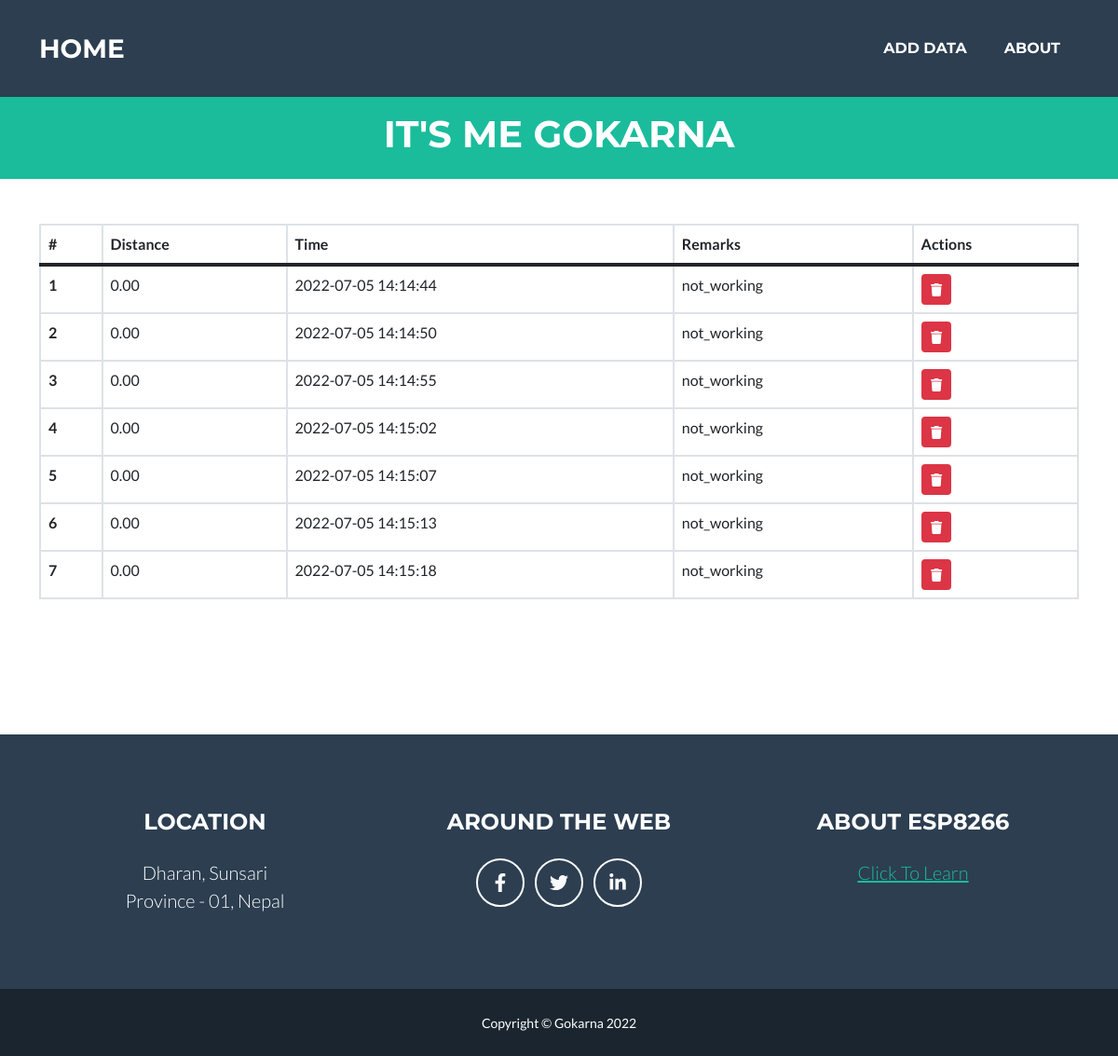
The page / on the database its author committed.
### tables this page shows
CREATE TABLE `distance_data` (
  `id` int(11) NOT NULL,
  `distance` decimal(10,2) NOT NULL,
  `timestamp` timestamp NOT NULL DEFAULT current_timestamp() ON UPDATE current_timestamp(),
  `remarks` varchar(192) NOT NULL
);

### index.php (the view, shortened to what this page needs)
<?php
    include("config.php");
    include("header.php");
?>
        <section class="page-section" id="contact">
            <div class="container table-responsive">
                <table class="table table-bordered">
                    <thead>
                        <tr>
                        <th scope="col">#</th>
                        <th scope="col">Distance</th>
                        <th scope="col">Time</th>
                        <th scope="col">Remarks</th>
                        <th scope="col">Actions</th>
                        </tr>
                    </thead>
                    <tbody>
                        <?php
                            $result = $con->query("SELECT * FROM distance_data;");
                            $count = 1;
                            while($distance = mysqli_fetch_array($result))
                            {
                                echo '<tr>';
                                echo '<th scope="row">'.$count++.'</th>';
                                echo '<td>'.$distance['distance'].'</td>';
                                echo '<td>'.$distance['timestamp'].'</td>';
                                echo '<td>'.$distance['remarks'].'</td>';
                                echo '<td>';
                                echo "<a class='btn btn-danger btn-sm' href=\"index.php?delete=".$distance['id']."\" OnClick=\"return confirm('Are You Sure?');\"><i class='fa fa-trash'></i></a>";
                                echo '</td>';
                                echo '</tr>';
                            }
                        ?>
                    </tbody>
                </table>
            </div>
        </section>
        <?php include("footer.php"); ?>

### header.php (shortened to what this page needs)
<!DOCTYPE html>
<html lang="en">
    <head>
        <link href="css/styles.css" rel="stylesheet" />
    </head>
    <body id="page-top">
        <nav class="navbar navbar-expand-lg bg-secondary text-uppercase fixed-top" id="mainNav">
            <div class="container">
                <a class="navbar-brand" href="index.php">Home</a>
                <div class="collapse navbar-collapse" id="navbarResponsive">
                    <ul class="navbar-nav ms-auto">
                        <li class="nav-item mx-0 mx-lg-1"><a class="nav-link py-3 px-0 px-lg-3 rounded" href="insert.php">Add Data</a></li>
                        <li class="nav-item mx-0 mx-lg-1"><a class="nav-link py-3 px-0 px-lg-3 rounded" href="#about">About</a></li>
                    </ul>
                </div>
            </div>
        </nav>
        <header class="masthead bg-primary text-white text-center">
            <h1> IT'S ME GOKARNA </h1>
        </header>

### footer.php (shortened to what this page needs)
<footer class="footer text-center">
            <div class="container">
                <div class="row">
                    <div class="col-lg-4 mb-5 mb-lg-0">
                        <h4 class="text-uppercase mb-4">Location</h4>
                        <p class="lead mb-0">
                            Dharan, Sunsari
                            <br />
                            Province - 01, Nepal
                        </p>
                    </div>
                    <div class="col-lg-4 mb-5 mb-lg-0">
                        <h4 class="text-uppercase mb-4">Around the Web</h4>
                        <a class="btn btn-outline-light btn-social mx-1" href="https://www.facebook.com/gokarna.baskota.1"><i class="fab fa-fw fa-facebook-f"></i></a>
                        <a class="btn btn-outline-light btn-social mx-1" href="https://twitter.com/GokarnaBaskota"><i class="fab fa-fw fa-twitter"></i></a>
                        <a class="btn btn-outline-light btn-social mx-1" href="https://www.linkedin.com/in/gokarna-baskota/"><i class="fab fa-fw fa-linkedin-in"></i></a>
                    </div>
                    <div class="col-lg-4">
                        <h4 class="text-uppercase mb-4">About ESP8266</h4>
                        <p class="lead mb-0">
                            <a href="https://www.espressif.com/en/products/socs/esp8266">Click To Learn</a>
                        </p>
                    </div>
                </div>
            </div>
        </footer>
        <div class="copyright py-4 text-center text-white">
            <div class="container"><small>Copyright &copy; Gokarna 2022</small></div>
        </div>
    </body>
</html>

### rows shown on the page
distance_data: distance "0.00", timestamp "2022-07-05 14:14:44", remarks "not_working"
distance_data: distance "0.00", timestamp "2022-07-05 14:14:50", remarks "not_working"
distance_data: distance "0.00", timestamp "2022-07-05 14:14:55", remarks "not_working"
distance_data: distance "0.00", timestamp "2022-07-05 14:15:02", remarks "not_working"
distance_data: distance "0.00", timestamp "2022-07-05 14:15:07", remarks "not_working"
distance_data: distance "0.00", timestamp "2022-07-05 14:15:13", remarks "not_working"
distance_data: distance "0.00", timestamp "2022-07-05 14:15:18", remarks "not_working"
